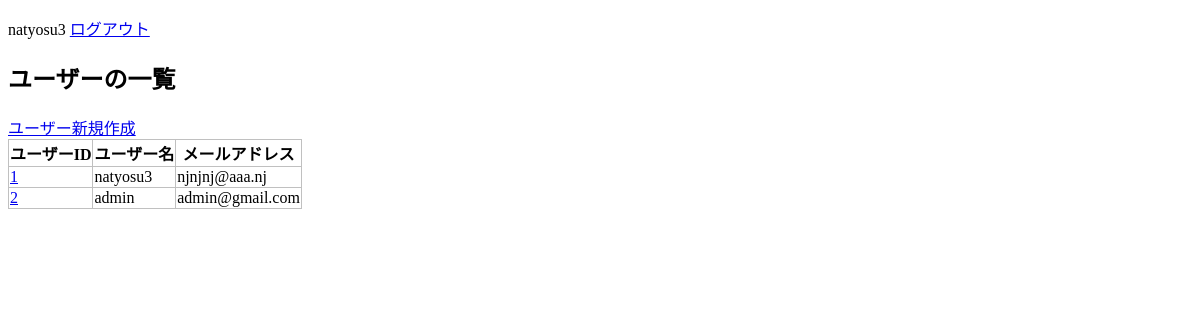
Page /crud/users (signed in) on the earlier database version.
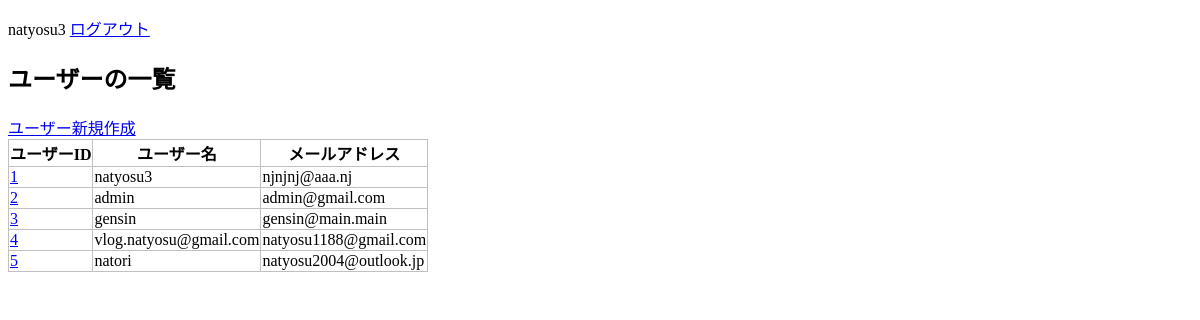
Same page on the later database version.
### apps/crud/models.py (models this page shows, shortened)
class User(db.Model, Model, UserMixin):
    __tablename__ = "users"
    id = Column(Integer, primary_key=True)
    username = Column(String, index=True, unique=True)
    email = Column(String, unique=True, index=True)
    password_hash = Column(String)
    created_at = Column(DateTime, default=datetime.now())
    updated_at = Column(DateTime, default=datetime.now(), onupdate=datetime.now())
    @property
    def password(self):
        raise AttributeError("読み取り不可")

### apps/crud/views.py (the view)
@crud.route("/users")
@login_required
def users():
    users = User.query.all()
    return render_template("crud/index.html", users=users)

### apps/crud/models.py (called while the page is built)
@login_manager.user_loader
def load_user(user_id):
    return User.query.get(user_id)

### apps/crud/views.py (called while the page is built)
@crud.after_request
def add_header(response: Response):
    response.headers['X-Frame-Options'] = 'SAMEORIGIN'
    response.headers['Content-Security-Policy'] = "default-src 'self'"
    response.headers['X-Content-Type-Options'] = 'nosniff'
    return response

### apps/crud/templates/crud/index.html (shortened to what this page needs)
<!DOCTYPE html>
<html lang="en">
<head>
    <link rel="stylesheet" href="{{ url_for('crud.static', filename='style.css') }}">
</head>
<body>
    <div>
        {% if current_user.is_authenticated %}
            <p>
                <span>{{ current_user.username }}</span>
                <span><a href="{{ url_for('auth.login' ) }}">ログアウト</a></span>
            </p>
        {% endif %}
    </div>
    <h2>ユーザーの一覧</h2>
    <a href="{{ url_for('crud.create_user' ) }}">ユーザー新規作成</a>
    <table>
        <tr>
            <th>ユーザーID</th>
            <th>ユーザー名</th>
            <th>メールアドレス</th>
        </tr>
        {% for user in users %}
        <tr>
            <td>
                <a href="{{ url_for('crud.edit_user', user_id=user.id ) }}">{{ user.id }}</a>
            </td>
            <td>{{ user.username }}</td>
            <td>{{ user.email }}</td>
        </tr>
        {% endfor %}
    </table>
</body>
</html>

### apps/crud/static/style.css (style rules this page uses)
table { border-collapse: collapse; }
table, th, td { border: 1px solid #c0c0c0 }

Differences in the rows shown:
added User: id "3", username "gensin", email "gensin@main.main"
added User: id "4", username "vlog.natyosu@gmail.com", email "natyosu1188@gmail.com"
added User: id "5", username "natori", email "natyosu2004@outlook.jp"
